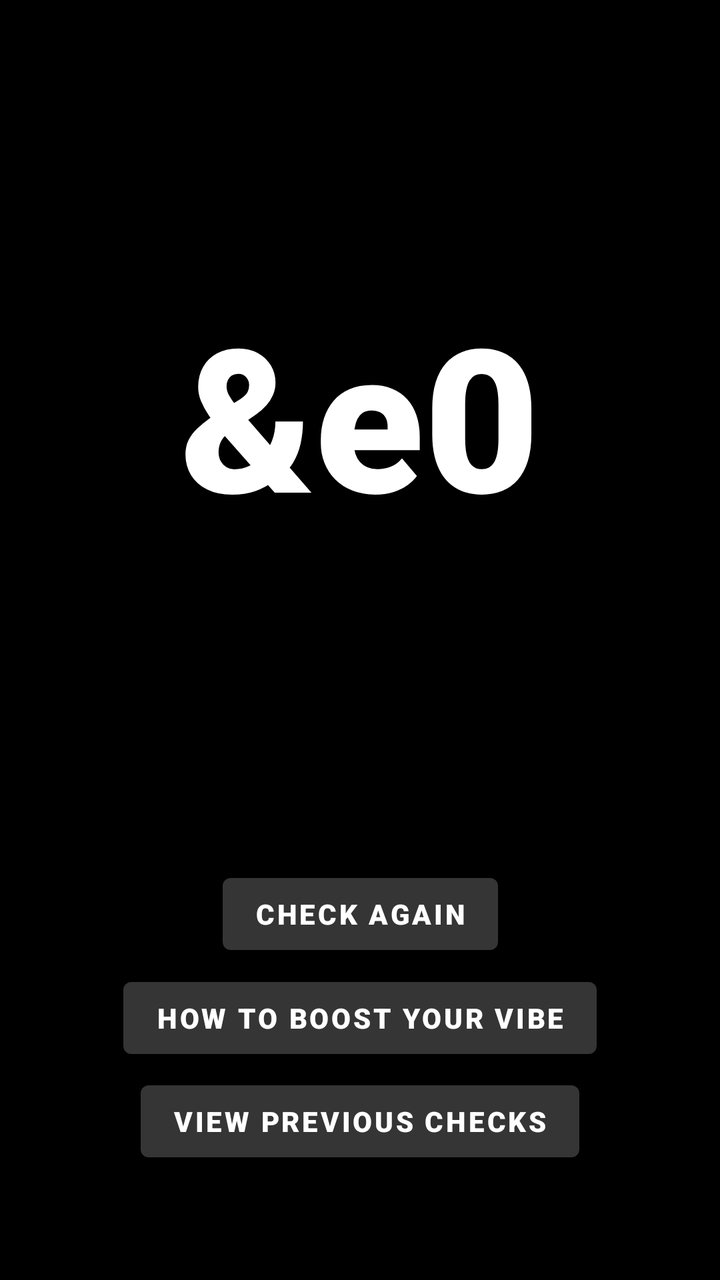
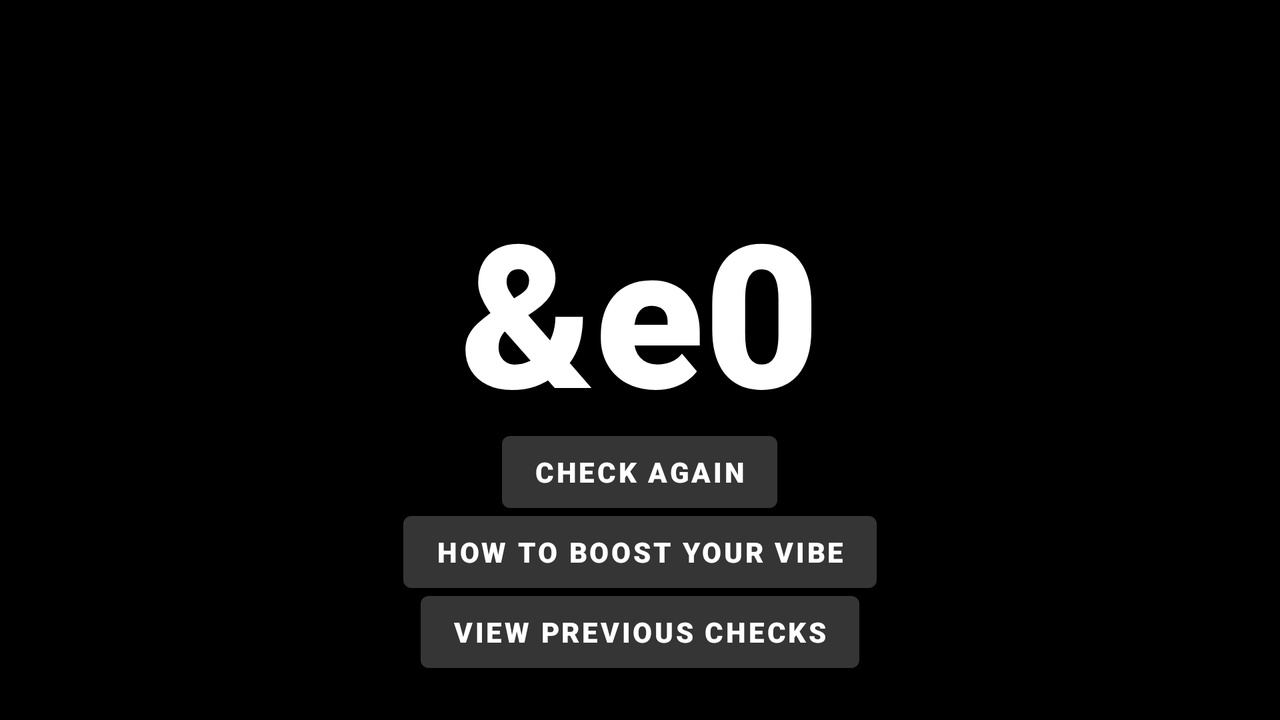

Compare how this app lays out the same screen by default and in its alternative resource folder. The renders come first, then the two layout files and the values they reference.
<!-- AndroidManifest.xml: activity theme Theme.VibeChecker -->
<!-- res/layout/activity_result.xml -->
<?xml version="1.0" encoding="utf-8"?>
<androidx.constraintlayout.widget.ConstraintLayout xmlns:android="http://schemas.android.com/apk/res/android"
    xmlns:app="http://schemas.android.com/apk/res-auto"
    android:layout_width="match_parent"
    android:layout_height="match_parent"
    android:background="@color/black">

    <ProgressBar
        android:id="@+id/score_bar"
        style="?android:attr/progressBarStyleHorizontal"
        android:layout_width="wrap_content"
        android:layout_height="wrap_content"
        app:layout_constraintBottom_toBottomOf="parent"
        app:layout_constraintEnd_toEndOf="parent"
        app:layout_constraintStart_toStartOf="parent"
        app:layout_constraintTop_toTopOf="parent"
        app:layout_constraintVertical_bias="0.2" />

    <TextView
        android:id="@+id/score_display"
        android:layout_width="wrap_content"
        android:layout_height="wrap_content"
        android:text="@string/placeholder"
        android:textSize="100sp"
        android:textColor="@color/white"
        app:layout_constraintEnd_toEndOf="parent"
        app:layout_constraintStart_toStartOf="parent"
        app:layout_constraintTop_toBottomOf="@+id/score_bar" />

    <Button
        android:id="@+id/check_again"
        android:layout_width="wrap_content"
        android:layout_height="wrap_content"
        android:text="@string/check_again"
        app:layout_constraintBottom_toBottomOf="parent"
        app:layout_constraintEnd_toEndOf="parent"
        app:layout_constraintStart_toStartOf="parent"
        app:layout_constraintTop_toBottomOf="@+id/score_display" />

    <Button
        android:id="@+id/vibe_help"
        android:layout_width="wrap_content"
        android:layout_height="wrap_content"
        android:text="@string/vibe_help"
        app:layout_constraintBottom_toTopOf="@+id/view_previous"
        app:layout_constraintEnd_toEndOf="parent"
        app:layout_constraintStart_toStartOf="parent"
        app:layout_constraintTop_toBottomOf="@+id/check_again" />

    <Button
        android:id="@+id/view_previous"
        android:layout_width="wrap_content"
        android:layout_height="wrap_content"
        android:text="@string/view_previous"
        app:layout_constraintBottom_toBottomOf="parent"
        app:layout_constraintEnd_toEndOf="parent"
        app:layout_constraintStart_toStartOf="parent"
        app:layout_constraintTop_toBottomOf="@+id/check_again" />
</androidx.constraintlayout.widget.ConstraintLayout>
<!-- resources referenced by this layout -->
<resources>
  <string name="check_again">Check again</string>
  <string name="placeholder" translatable="false">&amp;e0</string>
  <string name="vibe_help">How to boost your vibe</string>
  <string name="view_previous">View Previous Checks</string>
  <style name="Theme.VibeChecker" parent="Theme.MaterialComponents.Light">
          
          <item name="colorPrimary">#353535</item>
          <item name="colorPrimaryVariant">@color/cardview_dark_background</item>
          <item name="colorOnPrimary">@color/white</item>
          
          <item name="colorSecondary">@color/black</item>
          <item name="colorSecondaryVariant">@color/black</item>
          <item name="colorOnSecondary">@color/black</item>
  
          
          <item name="android:statusBarColor" tools:targetApi="l">?attr/colorPrimaryVariant</item>
          
          <item name="android:fontFamily">sans-serif-black</item>
          <item name="windowActionBar">false</item>
          <item name="windowNoTitle">true</item>
      </style>
</resources>
<!-- res/layout-land/activity_result.xml (the repository's variant of the layout above) -->
<!-- drawn on the phone turned sideways -->
<?xml version="1.0" encoding="utf-8"?>
<FrameLayout xmlns:android="http://schemas.android.com/apk/res/android"
    android:layout_width="match_parent"
    android:layout_height="match_parent"
    android:background="@color/black">

    <ProgressBar
        android:id="@+id/score_bar"
        style="?android:attr/progressBarStyleHorizontal"
        android:layout_width="wrap_content"
        android:layout_height="wrap_content"
        android:layout_gravity="top|center_horizontal"
        android:layout_marginTop="100dp"/>

    <TextView
        android:id="@+id/score_display"
        android:layout_width="wrap_content"
        android:layout_height="wrap_content"
        android:text="&amp;e0"
        android:textSize="100sp"
        android:textColor="@color/white"
        android:layout_gravity="center"
        android:layout_marginBottom="25dp"/>
    <Button
        android:id="@+id/check_again"
        android:layout_width="wrap_content"
        android:layout_height="wrap_content"
        android:text="@string/check_again"
        android:layout_gravity="bottom|center_horizontal"
        android:layout_marginBottom="100dp"/>

    <Button
        android:id="@+id/vibe_help"
        android:layout_width="wrap_content"
        android:layout_height="wrap_content"
        android:text="@string/vibe_help"
        android:layout_gravity="bottom|center_horizontal"
        android:layout_marginBottom="60dp"/>

    <Button
        android:id="@+id/view_previous"
        android:layout_width="wrap_content"
        android:layout_height="wrap_content"
        android:text="@string/view_previous"
        android:layout_gravity="bottom|center_horizontal"
        android:layout_marginBottom="20dp"/>
</FrameLayout>
<!-- resources referenced by the variant -->
<!-- as the phone turned sideways resolves them -->
<resources>
  <string name="check_again">Check again</string>
  <string name="vibe_help">How to boost your vibe</string>
  <string name="view_previous">View Previous Checks</string>
  <style name="Theme.VibeChecker" parent="Theme.MaterialComponents.Light">
          
          <item name="colorPrimary">#353535</item>
          <item name="colorPrimaryVariant">@color/cardview_dark_background</item>
          <item name="colorOnPrimary">@color/white</item>
          
          <item name="colorSecondary">@color/black</item>
          <item name="colorSecondaryVariant">@color/black</item>
          <item name="colorOnSecondary">@color/black</item>
  
          
          <item name="android:statusBarColor" tools:targetApi="l">?attr/colorPrimaryVariant</item>
          
          <item name="android:fontFamily">sans-serif-black</item>
          <item name="windowActionBar">false</item>
          <item name="windowNoTitle">true</item>
      </style>
</resources>
